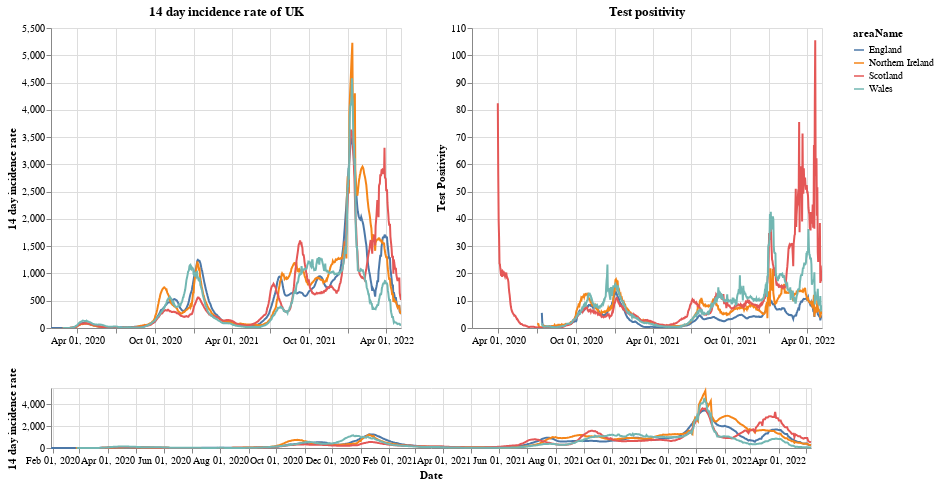

The code cell stored with this chart in its notebook:
### Markdown cell above
# Plots

First a plot with each country in the UK. The top right shows the positivity rate for (which is the percentage of registered tests which were positive) while the top left is the 14 day incidence rate. The bottom chart can be used to select the timeframe (does not work on a mobile device).

### Code cell
#collapse
brush = alt.selection(type='interval', name='DateBrush',encodings=['x'],fields=['Time'])
leg_selection = alt.selection_multi(fields=['areaName'], bind='legend')

base = alt.Chart(uk_cases).mark_line().encode(
    x=alt.X("yearmonthdate(date):T", axis=alt.Axis(title='Date')),
    y=alt.Y("twoWeeklyCasesRate:Q", axis=alt.Axis(title='14 day incidence rate')),
    tooltip=['areaName', 'date','twoWeeklyCasesRate', 'testPositivity'],
    color='areaName',
    opacity=alt.condition(leg_selection, alt.value(2), alt.value(0.1))
).add_selection(leg_selection).properties(width=350)

upper = base.encode(alt.X('yearmonthdate(date):T', axis=alt.Axis(title=''),
                         scale=alt.Scale(domain=brush))
                   ).properties(title=f'14 day incidence rate of UK')
upper_right = upper.encode(alt.Y('testPositivity:Q', axis=alt.Axis(title='Test Positivity'))).properties(title='Test positivity')
lower = base.properties(height=60, width = 760).add_selection(brush)

(upper | upper_right) & lower

### Figure 1 — Vega-Lite specification as saved in the notebook (floating-point values rounded to 4 significant figures; data arrays with more than 128 entries replaced by an {"elided": "..."} marker saying what was removed)
{"config": {"view": {"continuousWidth": 400, "continuousHeight": 300}}, "vconcat": [{"hconcat": [{"mark": "line", "encoding": {"color": {"type": "nominal", "field": "areaName"}, "opacity": {"condition": {"value": 2, "selection": "selector001"}, "value": 0.1}, "tooltip": [{"type": "nominal", "field": "areaName"}, {"type": "temporal", "field": "date"}, {"type": "quantitative", "field": "twoWeeklyCasesRate"}, {"type": "quantitative", "field": "testPositivity"}], "x": {"type": "temporal", "axis": {"title": ""}, "field": "date", "scale": {"domain": {"selection": "DateBrush"}}, "timeUnit": "yearmonthdate"}, "y": {"type": "quantitative", "axis": {"title": "14 day incidence rate"}, "field": "twoWeeklyCasesRate"}}, "selection": {"selector001": {"type": "multi", "fields": ["areaName"], "bind": "legend"}}, "title": "14 day incidence rate of UK", "width": 350}, {"mark": "line", "encoding": {"color": {"type": "nominal", "field": "areaName"}, "opacity": {"condition": {"value": 2, "selection": "selector001"}, "value": 0.1}, "tooltip": [{"type": "nominal", "field": "areaName"}, {"type": "temporal", "field": "date"}, {"type": "quantitative", "field": "twoWeeklyCasesRate"}, {"type": "quantitative", "field": "testPositivity"}], "x": {"type": "temporal", "axis": {"title": ""}, "field": "date", "scale": {"domain": {"selection": "DateBrush"}}, "timeUnit": "yearmonthdate"}, "y": {"type": "quantitative", "axis": {"title": "Test Positivity"}, "field": "testPositivity"}}, "selection": {"selector001": {"type": "multi", "fields": ["areaName"], "bind": "legend"}}, "title": "Test positivity", "width": 350}]}, {"mark": "line", "encoding": {"color": {"type": "nominal", "field": "areaName"}, "opacity": {"condition": {"value": 2, "selection": "selector001"}, "value": 0.1}, "tooltip": [{"type": "nominal", "field": "areaName"}, {"type": "temporal", "field": "date"}, {"type": "quantitative", "field": "twoWeeklyCasesRate"}, {"type": "quantitative", "field": "testPositivity"}], "x": {"type": "temporal", "axis": {"title": "Date"}, "field": "date", "timeUnit": "yearmonthdate"}, "y": {"type": "quantitative", "axis": {"title": "14 day incidence rate"}, "field": "twoWeeklyCasesRate"}}, "height": 60, "selection": {"selector001": {"type": "multi", "fields": ["areaName"], "bind": "legend"}, "DateBrush": {"type": "interval", "encodings": ["x"], "fields": ["Time"]}}, "width": 760}], "data": {"name": "data-c79dab615f95e5ea15737c86a9fe3cd7"}, "$schema": "https://vega.github.io/schema/vega-lite/v4.8.1.json", "datasets": {"data-c79dab615f95e5ea15737c86a9fe3cd7": {"elided": "3228 records"}}}
